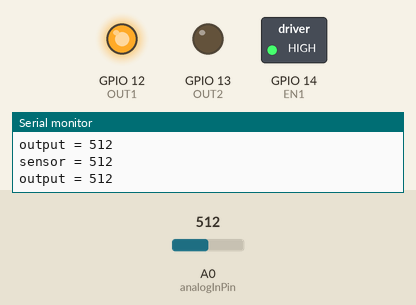
Bench run of a sketch on a simulated ESP8266 (Wemos D1 mini). Parts: switched loads named in the sketch (green lamp = pin HIGH), output pins drawn as LEDs (lit = HIGH), the last lines printed to the serial monitor. The inputs (shaded band) are chosen by the test bench; at power-on: A0 (analogInPin) = 512.

Above: at 1.8 s.
1.9 s: A0 (analogInPin) set to 122
At 2.3 s:
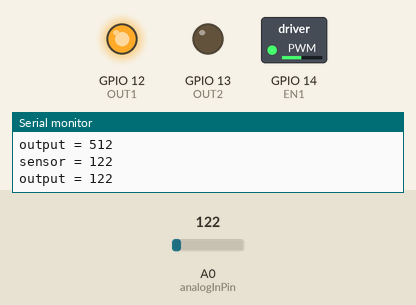
3.5 s: A0 (analogInPin) set to 0
At 5.1 s:
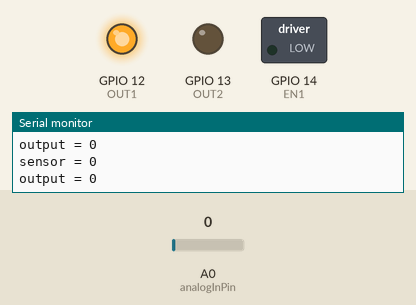
5.5 s: A0 (analogInPin) set to 306
At 6.6 s:
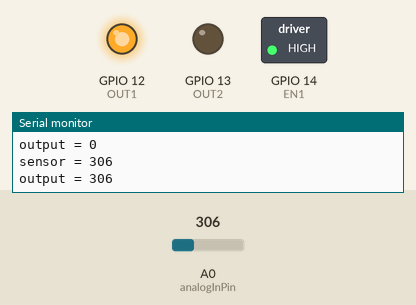
Timing chart, 0 to 8.5 s (numbered marks = the images above; inputs shaded):
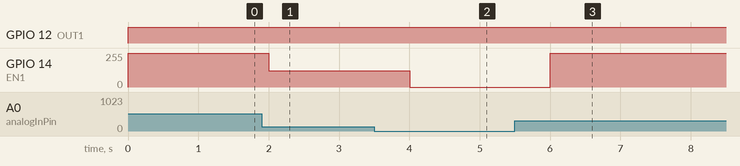

The sketch:

PotMotorControl.ino
```cpp
const int analogInPin = A0;
const int EN1 = 14;
const int OUT1  = 12;
const int OUT2  = 13;

int sensorValue = 0;
int outputValue = 0;

void setup() {
  // initialize serial communications at 9600 bps:
  Serial.begin(9600);
  pinMode(EN1, OUTPUT);
  pinMode(OUT1, OUTPUT);
  pinMode(OUT2, OUTPUT);
}

void loop() {
  // read the analog in value:
  sensorValue = analogRead(analogInPin);
  // map it to the range of the analog out:
  outputValue = sensorValue;
  // change the analog out value:
  digitalWrite(OUT1, HIGH);
  digitalWrite(OUT2, LOW);
  analogWrite(EN1, outputValue);

  // print the results to the Serial Monitor:
  Serial.print("sensor = ");
  Serial.println(sensorValue);
  Serial.print("output = ");
  Serial.println(outputValue);

  // wait 2 milliseconds before the next loop for the analog-to-digital
  // converter to settle after the last reading:
  delay(1000);
}
```

Measured:
- after the input at 1.9 s, GPIO 14 (EN1): 255/255 → 122/255 after 0.10 s
- after the input at 3.5 s, GPIO 14 (EN1): 122/255 → 0/255 after 0.50 s
- after the input at 5.5 s, GPIO 14 (EN1): 0/255 → 255/255 after 0.50 s
